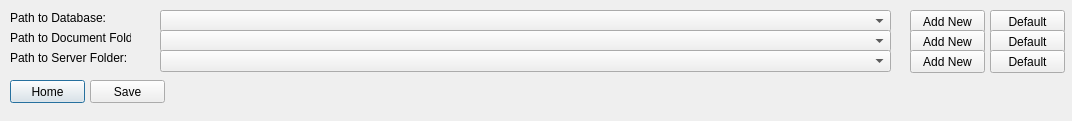
<?xml version="1.0" encoding="UTF-8"?>
<ui version="4.0">
 <class>Dialog</class>
 <widget class="QDialog" name="Dialog">
  <property name="geometry">
   <rect>
    <x>0</x>
    <y>0</y>
    <width>1072</width>
    <height>121</height>
   </rect>
  </property>
  <property name="windowTitle">
   <string>Dialog</string>
  </property>
  <widget class="QPushButton" name="setup_home_but">
   <property name="geometry">
    <rect>
     <x>10</x>
     <y>80</y>
     <width>75</width>
     <height>23</height>
    </rect>
   </property>
   <property name="text">
    <string>Home</string>
   </property>
  </widget>
  <widget class="QPushButton" name="setup_path_to_database_to_def_but">
   <property name="geometry">
    <rect>
     <x>990</x>
     <y>10</y>
     <width>75</width>
     <height>23</height>
    </rect>
   </property>
   <property name="text">
    <string>Default</string>
   </property>
  </widget>
  <widget class="QLabel" name="label">
   <property name="geometry">
    <rect>
     <x>10</x>
     <y>10</y>
     <width>121</width>
     <height>16</height>
    </rect>
   </property>
   <property name="text">
    <string>Path to Database:</string>
   </property>
  </widget>
  <widget class="QPushButton" name="setup_save_but">
   <property name="geometry">
    <rect>
     <x>90</x>
     <y>80</y>
     <width>75</width>
     <height>23</height>
    </rect>
   </property>
   <property name="text">
    <string>Save</string>
   </property>
  </widget>
  <widget class="QLabel" name="label_2">
   <property name="geometry">
    <rect>
     <x>10</x>
     <y>30</y>
     <width>121</width>
     <height>16</height>
    </rect>
   </property>
   <property name="text">
    <string>Path to Document Folder:</string>
   </property>
  </widget>
  <widget class="QPushButton" name="setup_path_to_documents_to_def_but">
   <property name="geometry">
    <rect>
     <x>990</x>
     <y>30</y>
     <width>75</width>
     <height>23</height>
    </rect>
   </property>
   <property name="text">
    <string>Default</string>
   </property>
  </widget>
  <widget class="QLabel" name="label_3">
   <property name="geometry">
    <rect>
     <x>10</x>
     <y>50</y>
     <width>131</width>
     <height>16</height>
    </rect>
   </property>
   <property name="text">
    <string>Path to Server Folder:</string>
   </property>
  </widget>
  <widget class="QPushButton" name="setup_path_to_server_to_def_but">
   <property name="geometry">
    <rect>
     <x>990</x>
     <y>50</y>
     <width>75</width>
     <height>23</height>
    </rect>
   </property>
   <property name="text">
    <string>Default</string>
   </property>
  </widget>
  <widget class="QPushButton" name="setup_path_to_database_add_new_but">
   <property name="geometry">
    <rect>
     <x>910</x>
     <y>10</y>
     <width>75</width>
     <height>23</height>
    </rect>
   </property>
   <property name="text">
    <string>Add New</string>
   </property>
  </widget>
  <widget class="QPushButton" name="setup_path_to_documents_add_new_but">
   <property name="geometry">
    <rect>
     <x>910</x>
     <y>30</y>
     <width>75</width>
     <height>23</height>
    </rect>
   </property>
   <property name="text">
    <string>Add New</string>
   </property>
  </widget>
  <widget class="QPushButton" name="setup_path_to_server_add_new_but">
   <property name="geometry">
    <rect>
     <x>910</x>
     <y>50</y>
     <width>75</width>
     <height>23</height>
    </rect>
   </property>
   <property name="text">
    <string>Add New</string>
   </property>
  </widget>
  <widget class="QComboBox" name="setup_path_to_database_com">
   <property name="geometry">
    <rect>
     <x>160</x>
     <y>10</y>
     <width>731</width>
     <height>22</height>
    </rect>
   </property>
  </widget>
  <widget class="QComboBox" name="setup_path_to_documents_com">
   <property name="geometry">
    <rect>
     <x>160</x>
     <y>30</y>
     <width>731</width>
     <height>22</height>
    </rect>
   </property>
  </widget>
  <widget class="QComboBox" name="setup_path_to_server_com">
   <property name="geometry">
    <rect>
     <x>160</x>
     <y>50</y>
     <width>731</width>
     <height>22</height>
    </rect>
   </property>
  </widget>
 </widget>
 <resources/>
 <connections/>
</ui>
